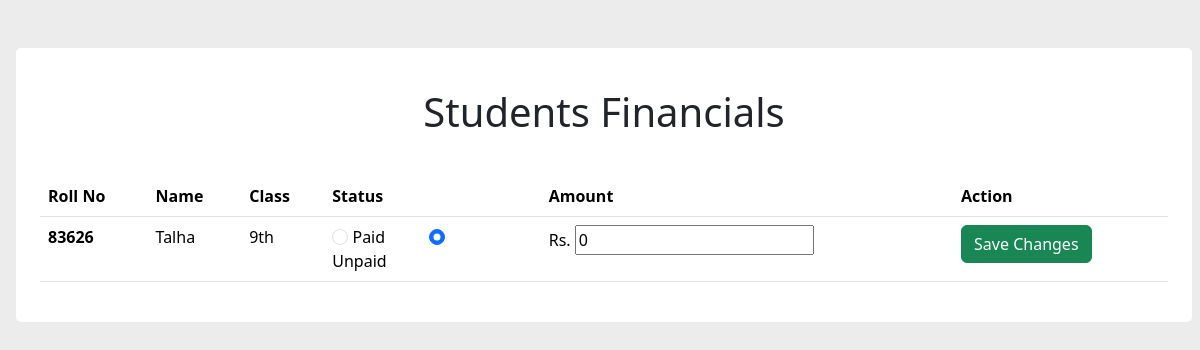
Screenshot of /std_fee/83626 with the database file from the repository.
### server.py (models this page shows, shortened)
class Stud_fee(db.Model):
    sno = db.Column(db.Integer, primary_key = True)
    name = db.Column(db.String(200), nullable = False)
    classNo = db.Column(db.Integer, nullable = False)
    status = db.Column(db.String(20), nullable = False)
    amount = db.Column(db.Integer, nullable = False)
    date_admission = db.Column(db.String(100), nullable = False)

### server.py (the view)
@app.route("/std_fee/<int:sno>")
def std_fee(sno):
    selected_std = Stud_fee.query.filter_by(sno = sno).first()
    return render_template('FinanceManagement/students_fee.html', selected_std = selected_std)

### templates/FinanceManagement/students_fee.html (shortened to what this page needs)
<!DOCTYPE html>
<html lang="en">
<head>
    <link href="https://cdn.jsdelivr.net/npm/bootstrap@5.3.3/dist/css/bootstrap.min.css" rel="stylesheet">
</head>
<body style="background-color: rgb(236, 236, 236);">
    <div class="my-5 mx-3" style="width: 98%; background-color: white; padding: 2%; border-radius: 5px; align-self: center;">
        <h1 class="my-3" style="text-align: center;">Students Financials</h1>
        <br>
        <table class="table">
            <thead>
              <tr>
                <th scope="col">Roll No</th>
                <th scope="col">Name</th>
                <th scope="col">Class</th>
                <th scope="col">Status</th>
                <th scope="col">Amount</th>
                <th scope="col">Action</th>
              </tr>
            </thead>
            <form action="/std_fee_edit/{{selected_std.sno}}", method="POST">
            <tbody>
                <tr>
                  <th scope="row">{{selected_std.sno}}</th>
                  <td>{{selected_std.name}}</td>
                  <td>{{selected_std.classNo}}th</td>
                  <td>
                    <div style="display: inline; margin-right: 20%; cursor: pointer;" >
                      <input class="form-check-input" type="radio" style="cursor: pointer;" name="fee_status{{ selected_std.sno }}" id="paid{{ selected_std.sno }}" value="Paid" {% if selected_std.status == 'Paid' %} checked {% endif %}>
                      <label class="form-check-label" for="paid{{ selected_std.sno }}" style="cursor: pointer;">
                          Paid
                        </label>
                      </div>
                      <div style="display: inline; margin-right: 20%; cursor: pointer;" >
                        <input class="form-check-input" type="radio" style="cursor: pointer;" name="fee_status{{ selected_std.sno }}" id="unpaid{{ selected_std.sno }}" value="Unpaid" {% if selected_std.status == 'Unpaid' %} checked {% endif %}>
                        <label class="form-check-label" for="unpaid{{ selected_std.sno }}" style="cursor: pointer;">
                          Unpaid
                        </label>
                      </div>
                  </td>
                  <td>
                    <span>Rs.</span>
                    <input type="text" name="amount" id="amount" value="{{selected_std.amount}}">
                  </td>
                  <td>
                    <button type="submit" name="submit" id="submit" class="btn btn-success">Save Changes</button>
                  </td>
                </tr>
            </tbody>
          </form>
          </table>
    </div>
</body>
</html>

### rows the page displays
Stud_fee: sno "83626", name "Talha", classNo "9", status "☐ Paid", status "☑ Unpaid", amount "0"
